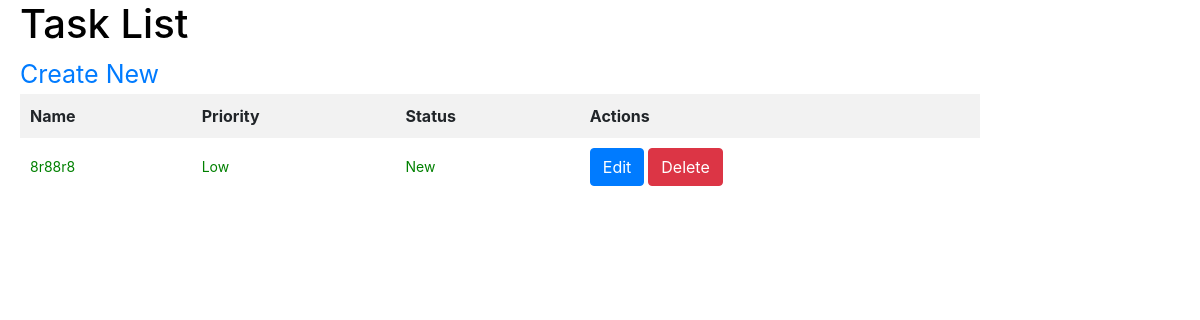
Before: / with the older database file.
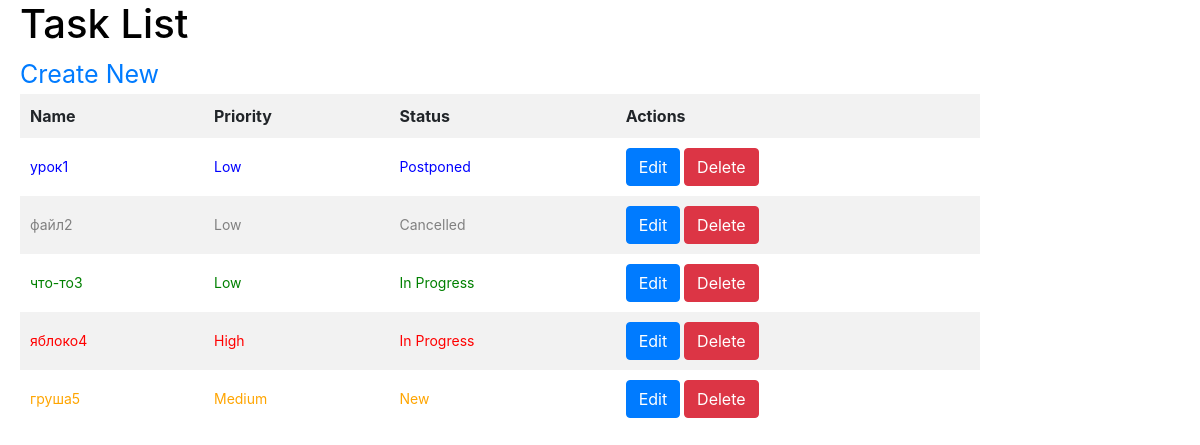
After: the same page with the newer database file.
### tasks/models.py (models this page shows, shortened)
class Task(models.Model):
    PRIORITY_CHOICES = (
        ('Low', 'Низкий'),
        ('Medium', 'Средний'),
        ('High', 'Высокий'),
    )
    STATUS_CHOICES = (
        ('New', 'Новая'),
        ('In Progress', 'В прогрессе'),
        ('Done', 'Выполнено'),
        ('Cancelled', 'Отменено'),
        ('Postponed', 'Отложено'),
    )
    name = models.CharField(max_length=100)
    priority = models.CharField(max_length=10, choices=PRIORITY_CHOICES, default='Low')
    status = models.CharField(max_length=20, choices=STATUS_CHOICES, default='New')

### tasks/views.py (the view)
# urls.py: path('', task_list, name='task_list'),
def task_list(request):
    tasks = Task.objects.all()
    return render(request, 'tasks/task_list.html', {'tasks': tasks})

### tasks/templates/tasks/task_list.html (shortened to what this page needs)
{% load static %}
<!DOCTYPE html>
<html lang="en">
<head>
    <link rel="stylesheet" href="{% static 'css/styles.css' %}">
    <link rel="stylesheet" href="https://maxcdn.bootstrapcdn.com/bootstrap/4.5.2/css/bootstrap.min.css">
</head>
<body>
    <h1>Task List</h1>
    <a href="{% url 'create_task' %}">Create New</a>
    <table>
        <thead>
            <tr>
                <th>Name</th>
                <th>Priority</th>
                <th>Status</th>
                <th>Actions</th>
            </tr>
        </thead>
        <tbody>
            {% for task in tasks %}
            <tr class="{% if task.priority == 'Low' %}low-priority{% elif task.priority == 'Medium' %}medium-priority{% elif task.priority == 'High' %}high-priority{% endif %} {% if task.status == 'Done' %}completed{% elif task.status == 'Cancelled' %}cancelled{% elif task.status == 'Postponed' %}postponed{% endif %}">
                <td>{{ task.name }}</td>
                <td>{{ task.priority }}</td>
                <td>{{ task.status }}</td>
                <td>
                    <form method="get" action="{% url 'edit_task' pk=task.pk %}" style="display: inline;">
                        <button type="submit" class="btn btn-primary">Edit</button>
                    </form>
                    <form method="post" action="{% url 'delete_task' pk=task.pk %}" style="display: inline;">
                        <button type="submit" class="btn btn-danger">Delete</button>
                    </form>
                </td>
            </tr>
            {% endfor %}
        </tbody>
    </table>
</body>
</html>

### tasks/static/css/styles.css (style rules this page uses)
a { font-size: 25px; margin-left: 20px; }
h1 { color: #000000; margin-left: 20px; margin-top: 20px; }
.low-priority { color: green; }
.medium-priority { color: orange; }
.high-priority { color: red; }
.cancelled { color: gray; }
.postponed { color: blue; }
table { width: 80%; border-collapse: collapse; border-spacing: 0; margin-left: 20px; }
th, td { padding: 10px; text-align: left; }
th { background-color: #f2f2f2; font-size: 16px; }
td { font-size: 14px; }
tr:nth-child(even) { background-color: #f2f2f2; }

Changed rows visible on the page:
removed Task: name "8r88r8", priority "Low", status "New"
added Task: name "урок1", priority "Low", status "Postponed"
added Task: name "файл2", priority "Low", status "Cancelled"
added Task: name "что-то3", priority "Low", status "In Progress"
added Task: name "яблоко4", priority "High", status "In Progress"
added Task: name "груша5", priority "Medium", status "New"
